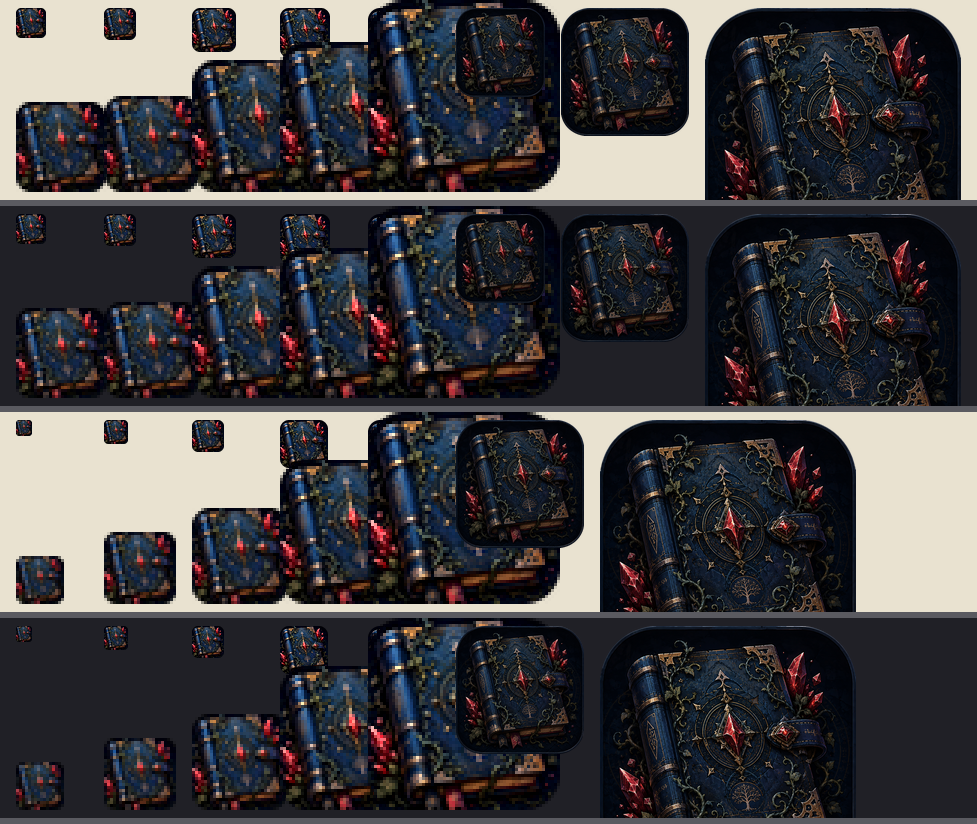

Recreate this plot in Python.
"""shots-now/icon-shipped.py — look at the files that actually ship.

Everything up to here inspected images held in memory mid-pipeline. This reads
the PNGs and the .ico back off disk, because the interesting failures happen in
the gap between what a generator computed and what it wrote: a container that
silently kept one size, an alpha channel flattened on save, a treatment applied
to the working copy but not the output.

Left band: the shipped PNGs, on cream and on charcoal.
Right band: every frame unpacked out of icon.ico, which is the file Windows
actually reads for the taskbar.
"""
from __future__ import annotations

import sys
from pathlib import Path

try:
    from PIL import Image, IcoImagePlugin  # noqa: F401  (registers the plugin)
except ImportError as exc:  # pragma: no cover
    sys.exit(f"needs pillow: {exc}")

ROOT = Path(__file__).resolve().parent.parent
ICONS = ROOT / "src-tauri/icons"
PNGS = ["Square30x30Logo.png", "32x32.png", "Square44x44Logo.png", "StoreLogo.png",
        "64x64.png", "Square89x89Logo.png", "128x128.png", "128x128@2x.png"]
GROUNDS = [(233, 226, 208), (32, 32, 38)]
PAD = 16
ROW = 200


def strip(images: list[Image.Image], ground, width: int) -> Image.Image:
    band = Image.new("RGB", (width, ROW), ground)
    x = PAD
    for im in images:
        band.paste(im, (x, 8), im)
        if im.width <= 64:  # repeat at 3x nearest so it is inspectable
            b = im.resize((im.width * 3, im.height * 3), Image.NEAREST)
            band.paste(b, (x, ROW - b.height - 8), b)
        x += max(im.width, 72) + PAD
    return band


def main() -> int:
    pngs = []
    for name in PNGS:
        p = ICONS / name
        if not p.exists():
            print(f"  MISSING {name}")
            continue
        im = Image.open(p).convert("RGBA")
        corner = im.getpixel((1, 1))[3]
        print(f"  {name:22} {im.size[0]:>3}px  corner alpha {corner}")
        pngs.append(im)

    ico = Image.open(ICONS / "icon.ico")
    have = sorted(ico.ico.sizes())
    print(f"\n  icon.ico frames: {[s[0] for s in have]}")
    frames = []
    for s in have:
        ico.size = s
        frames.append(ico.load().copy().convert("RGBA") if False else ico.ico.getimage(s).convert("RGBA"))

    width = PAD + sum(max(im.width, 72) + PAD for im in pngs)
    iwidth = PAD + sum(max(im.width, 72) + PAD for im in frames)
    sheet = Image.new("RGB", (max(width, iwidth), ROW * 4 + 24), (90, 90, 96))

    y = 0
    for ground in GROUNDS:
        sheet.paste(strip(pngs, ground, max(width, iwidth)), (0, y))
        y += ROW + 6
    for ground in GROUNDS:
        sheet.paste(strip(frames, ground, max(width, iwidth)), (0, y))
        y += ROW + 6

    out = ROOT / "shots-now/icon-shipped.png"
    sheet.save(out)
    print(f"\n{out.name}  {sheet.size}  (rows: PNGs light/dark, then .ico light/dark)")
    return 0


if __name__ == "__main__":
    raise SystemExit(main())
